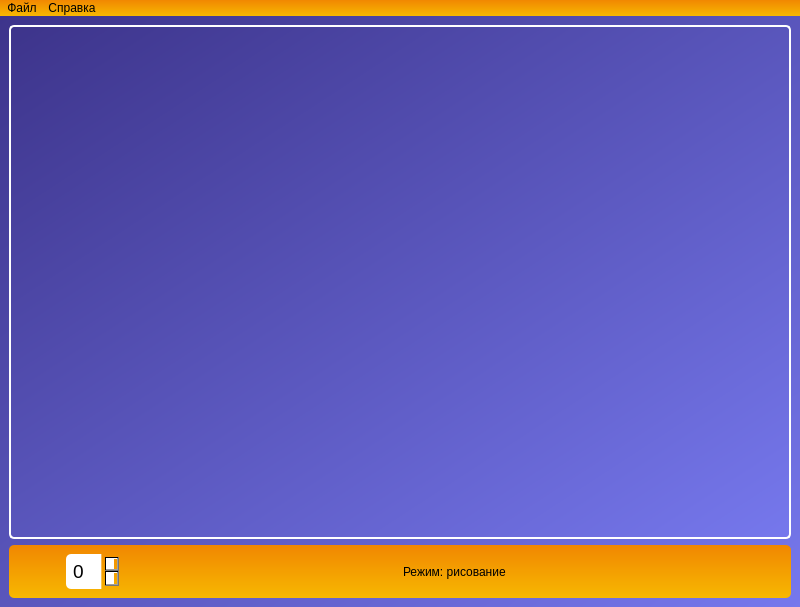
<?xml version="1.0" encoding="UTF-8"?>
<ui version="4.0">
 <class>MainWindow</class>
 <widget class="QMainWindow" name="MainWindow">
  <property name="geometry">
   <rect>
    <x>0</x>
    <y>0</y>
    <width>800</width>
    <height>607</height>
   </rect>
  </property>
  <property name="palette">
   <palette>
    <active/>
    <inactive/>
    <disabled/>
   </palette>
  </property>
  <property name="contextMenuPolicy">
   <enum>Qt::NoContextMenu</enum>
  </property>
  <property name="windowTitle">
   <string>Life Odyssey</string>
  </property>
  <property name="styleSheet">
   <string notr="true">QMenuBar {
    background-color: qlineargradient(x1:0, y1:0, x2:0, y2:1, stop:0 #f18701, stop:1 #f7b801);
    spacing: 3px;
}
QMenuBar::item {
	padding: 1px 4px;
    background: transparent;
    border-radius: 4px 4px 0px 0px;
}
QMenuBar::item:selected { /* when selected using mouse or keyboard */
    background: #f7b801;
}

QMenu {
	background-color: #f7b801;
}</string>
  </property>
  <widget class="QWidget" name="centralwidget">
   <property name="styleSheet">
    <string notr="true">background:qlineargradient(spread:pad, x1:0, y1:0, x2:1, y2:1, stop:0  #3d348b, stop:1 #7678ed);
</string>
   </property>
   <layout class="QVBoxLayout" name="verticalLayout">
    <item>
     <widget class="QGraphicsView" name="fieldGraphicsView">
      <property name="styleSheet">
       <string notr="true">border: 2px solid white;
border-radius: 5px;</string>
      </property>
     </widget>
    </item>
    <item>
     <widget class="QFrame" name="horizontalFrame">
      <property name="styleSheet">
       <string notr="true"> background-color: qlineargradient(x1:0, y1:0, x2:0, y2:1, stop:0 #f18701, stop:1 #f7b801);
border-radius: 5px;
padding: 0px;</string>
      </property>
      <layout class="QHBoxLayout" name="tools_layout">
       <item>
        <widget class="QPushButton" name="jumpBackwardButton">
         <property name="styleSheet">
          <string notr="true">QPushButton{
	padding: 5px;
	background: rgba(0,0,0,0);
}
QPushButton:hover {
	background-color: #f7b801;
}
QPushButton:pressed {
background-color: #f35b04;
}</string>
         </property>
         <property name="text">
          <string/>
         </property>
         <property name="icon">
          <iconset resource="resource/res.qrc">
           <normaloff>:/icons/icons/skip_previous.svg</normaloff>:/icons/icons/skip_previous.svg</iconset>
         </property>
         <property name="iconSize">
          <size>
           <width>24</width>
           <height>24</height>
          </size>
         </property>
        </widget>
       </item>
       <item>
        <widget class="QSpinBox" name="frameSpinBox">
         <property name="styleSheet">
          <string notr="true">QSpinBox {
	padding: 5px;
	font-size: 14pt;
	background: qlineargradient(spread:pad, x1:0, y1:0, x2:1, y2:0, stop:0 rgba(255, 255, 255, 255), stop:0.65 rgba(255, 255, 255, 255), stop:0.66 transparent, stop:1 transparent);
	border-radius: 5px;
}

QSpinBox::up-button {
	background-color: transparent;
	border-top-right-radius: 5px;
	width: 20px; height: 20px;
	subcontrol-origin: border;
	subcontrol-position: top right;
	image: url(:/icons/icons/arrow_drop_up.svg);
}

QSpinBox::down-button {
	background-color: transparent;
	border-bottom-right-radius: 5px;
	width: 20px; height: 20px;
	subcontrol-origin: border;
	subcontrol-position: bottom right;
	image: url(:/icons/icons/arrow_drop_down.svg);
}

QSpinBox::up-button:hover {
	background-color: #f7b801;
}
QSpinBox::up-button:pressed {
	background-color: #f35b04;
}

QSpinBox::down-button:hover {
	background-color: #f7b801;
}
QSpinBox::down-button:pressed {
	background-color: #f35b04;
}</string>
         </property>
        </widget>
       </item>
       <item>
        <widget class="QPushButton" name="stopButton">
         <property name="styleSheet">
          <string notr="true">QPushButton{
	padding: 5px;
	background: rgba(0,0,0,0);
}
QPushButton:hover {
	background-color: #f7b801;
}
QPushButton:pressed {
	background-color: #f35b04;
}</string>
         </property>
         <property name="text">
          <string/>
         </property>
         <property name="icon">
          <iconset resource="resource/res.qrc">
           <normaloff>:/icons/icons/stop.svg</normaloff>:/icons/icons/stop.svg</iconset>
         </property>
         <property name="iconSize">
          <size>
           <width>24</width>
           <height>24</height>
          </size>
         </property>
        </widget>
       </item>
       <item>
        <widget class="QPushButton" name="playButton">
         <property name="styleSheet">
          <string notr="true">QPushButton{
	padding: 5px;
	background: rgba(0,0,0,0);
}
QPushButton:hover {
	background-color: #f7b801;
}
QPushButton:pressed {
	background-color: #f35b04;
}</string>
         </property>
         <property name="text">
          <string/>
         </property>
         <property name="icon">
          <iconset resource="resource/res.qrc">
           <normaloff>:/icons/icons/play_arrow.svg</normaloff>:/icons/icons/play_arrow.svg</iconset>
         </property>
         <property name="iconSize">
          <size>
           <width>24</width>
           <height>24</height>
          </size>
         </property>
        </widget>
       </item>
       <item>
        <widget class="QPushButton" name="jumpForwarButton">
         <property name="styleSheet">
          <string notr="true">QPushButton{
	padding: 5px;
	background: rgba(0,0,0,0);
}
QPushButton:hover {
	background-color: #f7b801;
}
QPushButton:pressed {
	background-color: #f35b04;
}</string>
         </property>
         <property name="text">
          <string/>
         </property>
         <property name="icon">
          <iconset resource="resource/res.qrc">
           <normaloff>:/icons/icons/skip_next.svg</normaloff>:/icons/icons/skip_next.svg</iconset>
         </property>
         <property name="iconSize">
          <size>
           <width>24</width>
           <height>24</height>
          </size>
         </property>
        </widget>
       </item>
       <item>
        <spacer name="horizontalSpacer">
         <property name="orientation">
          <enum>Qt::Horizontal</enum>
         </property>
         <property name="sizeHint" stdset="0">
          <size>
           <width>40</width>
           <height>20</height>
          </size>
         </property>
        </spacer>
       </item>
       <item>
        <widget class="QLabel" name="modeLabel">
         <property name="styleSheet">
          <string notr="true">QLabel {
background-color: rgba(0,0,0,0);
}</string>
         </property>
         <property name="text">
          <string>Режим: рисование</string>
         </property>
        </widget>
       </item>
       <item>
        <spacer name="horizontalSpacer_2">
         <property name="orientation">
          <enum>Qt::Horizontal</enum>
         </property>
         <property name="sizeHint" stdset="0">
          <size>
           <width>40</width>
           <height>20</height>
          </size>
         </property>
        </spacer>
       </item>
       <item>
        <widget class="QPushButton" name="palleteButton">
         <property name="styleSheet">
          <string notr="true">QPushButton{
	padding: 5px;
	background: rgba(0,0,0,0);
}
QPushButton:hover {
	background-color: #f7b801;
}
QPushButton:pressed {
	background-color: #f35b04;
}</string>
         </property>
         <property name="text">
          <string/>
         </property>
         <property name="icon">
          <iconset resource="resource/res.qrc">
           <normaloff>:/icons/icons/palette.svg</normaloff>:/icons/icons/palette.svg</iconset>
         </property>
         <property name="iconSize">
          <size>
           <width>24</width>
           <height>24</height>
          </size>
         </property>
        </widget>
       </item>
       <item>
        <widget class="QPushButton" name="drawButton">
         <property name="styleSheet">
          <string notr="true">QPushButton{
	padding: 5px;
	background: rgba(0,0,0,0);
}
QPushButton:hover {
	background-color: #f7b801;
}
QPushButton:pressed {
	background-color: #f35b04;
}</string>
         </property>
         <property name="text">
          <string/>
         </property>
         <property name="icon">
          <iconset resource="resource/res.qrc">
           <normaloff>:/icons/icons/brush.svg</normaloff>:/icons/icons/brush.svg</iconset>
         </property>
         <property name="iconSize">
          <size>
           <width>24</width>
           <height>24</height>
          </size>
         </property>
        </widget>
       </item>
       <item>
        <widget class="QPushButton" name="eraseButton">
         <property name="styleSheet">
          <string notr="true">QPushButton{
	padding: 5px;
	background: rgba(0,0,0,0);
}
QPushButton:hover {
	background-color: #f7b801;
}
QPushButton:pressed {
	background-color: #f35b04;
}</string>
         </property>
         <property name="text">
          <string/>
         </property>
         <property name="icon">
          <iconset resource="resource/res.qrc">
           <normaloff>:/icons/icons/ink_eraser.svg</normaloff>:/icons/icons/ink_eraser.svg</iconset>
         </property>
         <property name="iconSize">
          <size>
           <width>24</width>
           <height>24</height>
          </size>
         </property>
        </widget>
       </item>
      </layout>
     </widget>
    </item>
   </layout>
  </widget>
  <widget class="QMenuBar" name="menuBar">
   <property name="enabled">
    <bool>true</bool>
   </property>
   <property name="geometry">
    <rect>
     <x>0</x>
     <y>0</y>
     <width>800</width>
     <height>19</height>
    </rect>
   </property>
   <property name="palette">
    <palette>
     <active>
      <colorrole role="Button">
       <brush brushstyle="LinearGradientPattern">
        <gradient startx="0.000000000000000" starty="0.000000000000000" endx="0.000000000000000" endy="1.000000000000000" type="LinearGradient" spread="PadSpread" coordinatemode="ObjectBoundingMode">
         <gradientstop position="0.000000000000000">
          <color alpha="255">
           <red>241</red>
           <green>135</green>
           <blue>1</blue>
          </color>
         </gradientstop>
         <gradientstop position="1.000000000000000">
          <color alpha="255">
           <red>247</red>
           <green>184</green>
           <blue>1</blue>
          </color>
         </gradientstop>
        </gradient>
       </brush>
      </colorrole>
      <colorrole role="Base">
       <brush brushstyle="LinearGradientPattern">
        <gradient startx="0.000000000000000" starty="0.000000000000000" endx="0.000000000000000" endy="1.000000000000000" type="LinearGradient" spread="PadSpread" coordinatemode="ObjectBoundingMode">
         <gradientstop position="0.000000000000000">
          <color alpha="255">
           <red>241</red>
           <green>135</green>
           <blue>1</blue>
          </color>
         </gradientstop>
         <gradientstop position="1.000000000000000">
          <color alpha="255">
           <red>247</red>
           <green>184</green>
           <blue>1</blue>
          </color>
         </gradientstop>
        </gradient>
       </brush>
      </colorrole>
      <colorrole role="Window">
       <brush brushstyle="LinearGradientPattern">
        <gradient startx="0.000000000000000" starty="0.000000000000000" endx="0.000000000000000" endy="1.000000000000000" type="LinearGradient" spread="PadSpread" coordinatemode="ObjectBoundingMode">
         <gradientstop position="0.000000000000000">
          <color alpha="255">
           <red>241</red>
           <green>135</green>
           <blue>1</blue>
          </color>
         </gradientstop>
         <gradientstop position="1.000000000000000">
          <color alpha="255">
           <red>247</red>
           <green>184</green>
           <blue>1</blue>
          </color>
         </gradientstop>
        </gradient>
       </brush>
      </colorrole>
     </active>
     <inactive>
      <colorrole role="Button">
       <brush brushstyle="LinearGradientPattern">
        <gradient startx="0.000000000000000" starty="0.000000000000000" endx="0.000000000000000" endy="1.000000000000000" type="LinearGradient" spread="PadSpread" coordinatemode="ObjectBoundingMode">
         <gradientstop position="0.000000000000000">
          <color alpha="255">
           <red>241</red>
           <green>135</green>
           <blue>1</blue>
          </color>
         </gradientstop>
         <gradientstop position="1.000000000000000">
          <color alpha="255">
           <red>247</red>
           <green>184</green>
           <blue>1</blue>
          </color>
         </gradientstop>
        </gradient>
       </brush>
      </colorrole>
      <colorrole role="Base">
       <brush brushstyle="LinearGradientPattern">
        <gradient startx="0.000000000000000" starty="0.000000000000000" endx="0.000000000000000" endy="1.000000000000000" type="LinearGradient" spread="PadSpread" coordinatemode="ObjectBoundingMode">
         <gradientstop position="0.000000000000000">
          <color alpha="255">
           <red>241</red>
           <green>135</green>
           <blue>1</blue>
          </color>
         </gradientstop>
         <gradientstop position="1.000000000000000">
          <color alpha="255">
           <red>247</red>
           <green>184</green>
           <blue>1</blue>
          </color>
         </gradientstop>
        </gradient>
       </brush>
      </colorrole>
      <colorrole role="Window">
       <brush brushstyle="LinearGradientPattern">
        <gradient startx="0.000000000000000" starty="0.000000000000000" endx="0.000000000000000" endy="1.000000000000000" type="LinearGradient" spread="PadSpread" coordinatemode="ObjectBoundingMode">
         <gradientstop position="0.000000000000000">
          <color alpha="255">
           <red>241</red>
           <green>135</green>
           <blue>1</blue>
          </color>
         </gradientstop>
         <gradientstop position="1.000000000000000">
          <color alpha="255">
           <red>247</red>
           <green>184</green>
           <blue>1</blue>
          </color>
         </gradientstop>
        </gradient>
       </brush>
      </colorrole>
     </inactive>
     <disabled>
      <colorrole role="Button">
       <brush brushstyle="LinearGradientPattern">
        <gradient startx="0.000000000000000" starty="0.000000000000000" endx="0.000000000000000" endy="1.000000000000000" type="LinearGradient" spread="PadSpread" coordinatemode="ObjectBoundingMode">
         <gradientstop position="0.000000000000000">
          <color alpha="255">
           <red>241</red>
           <green>135</green>
           <blue>1</blue>
          </color>
         </gradientstop>
         <gradientstop position="1.000000000000000">
          <color alpha="255">
           <red>247</red>
           <green>184</green>
           <blue>1</blue>
          </color>
         </gradientstop>
        </gradient>
       </brush>
      </colorrole>
      <colorrole role="Base">
       <brush brushstyle="LinearGradientPattern">
        <gradient startx="0.000000000000000" starty="0.000000000000000" endx="0.000000000000000" endy="1.000000000000000" type="LinearGradient" spread="PadSpread" coordinatemode="ObjectBoundingMode">
         <gradientstop position="0.000000000000000">
          <color alpha="255">
           <red>241</red>
           <green>135</green>
           <blue>1</blue>
          </color>
         </gradientstop>
         <gradientstop position="1.000000000000000">
          <color alpha="255">
           <red>247</red>
           <green>184</green>
           <blue>1</blue>
          </color>
         </gradientstop>
        </gradient>
       </brush>
      </colorrole>
      <colorrole role="Window">
       <brush brushstyle="LinearGradientPattern">
        <gradient startx="0.000000000000000" starty="0.000000000000000" endx="0.000000000000000" endy="1.000000000000000" type="LinearGradient" spread="PadSpread" coordinatemode="ObjectBoundingMode">
         <gradientstop position="0.000000000000000">
          <color alpha="255">
           <red>241</red>
           <green>135</green>
           <blue>1</blue>
          </color>
         </gradientstop>
         <gradientstop position="1.000000000000000">
          <color alpha="255">
           <red>247</red>
           <green>184</green>
           <blue>1</blue>
          </color>
         </gradientstop>
        </gradient>
       </brush>
      </colorrole>
     </disabled>
    </palette>
   </property>
   <widget class="QMenu" name="fileMenu">
    <property name="title">
     <string>Файл</string>
    </property>
    <addaction name="newFieldAction"/>
    <addaction name="openFieldAction"/>
    <addaction name="saveFieldAction"/>
   </widget>
   <widget class="QMenu" name="helpMenu">
    <property name="title">
     <string>Справка</string>
    </property>
    <addaction name="docsAction"/>
    <addaction name="aboutAction"/>
   </widget>
   <addaction name="fileMenu"/>
   <addaction name="helpMenu"/>
  </widget>
  <action name="docsAction">
   <property name="text">
    <string>Документация</string>
   </property>
  </action>
  <action name="aboutAction">
   <property name="text">
    <string>О программе</string>
   </property>
  </action>
  <action name="newFieldAction">
   <property name="text">
    <string>Новое поле</string>
   </property>
  </action>
  <action name="openFieldAction">
   <property name="text">
    <string>Открыть поле</string>
   </property>
  </action>
  <action name="saveFieldAction">
   <property name="text">
    <string>Сохранить поле</string>
   </property>
  </action>
 </widget>
 <resources>
  <include location="resource/res.qrc"/>
 </resources>
 <connections/>
</ui>
